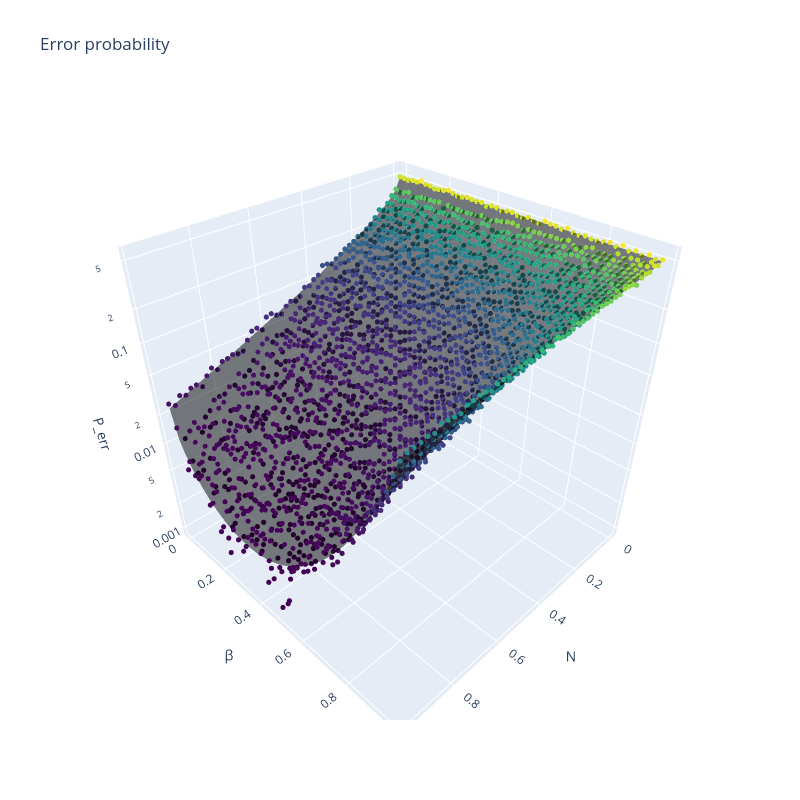

Notebook code cell kept with this figure:
### Markdown cell above
## Plot Data + Theory

### Code cell
# Create Mesh
N_mesh, beta_mesh = np.meshgrid(N_grid, beta_grid, indexing='ij')
p_err_theory = protocols.perr_homodyne(N_mesh, beta_mesh)

# Log scale for the probability
z_sim = p_err
z_theory = p_err_theory

# Figure
fig = go.Figure()
fig.add_trace(go.Scatter3d(x=N_mesh.ravel(), y=beta_mesh.ravel(), z=z_sim.ravel(), mode='markers', marker=dict(size=3, color=z_sim.ravel(), colorscale='Viridis', opacity=1), name="Simulation"))
fig.add_trace(go.Surface(x=N_mesh, y=beta_mesh, z=z_theory, colorscale="Greys_r", opacity=0.5, showscale=False))

# Figure settings
fig.update_layout(
    title="Error probability", 
    scene=dict(xaxis_title="N", 
               yaxis_title="β",  
               zaxis=dict(title="P_err", type="log")), 
                width=800, 
                height=800
                )
fig.show()

### Figure 1 — Plotly figure (JSON) as saved in the notebook; plotly's stock layout.template omitted (floating-point values rounded to 4 significant figures; data arrays with more than 128 entries replaced by an {"elided": "..."} marker saying what was removed)
{"data": [{"marker": {"color": {"elided": "2500 float values"}, "colorscale": [[0, "#440154"], [0.1111, "#482878"], [0.2222, "#3e4989"], [0.3333, "#31688e"], [0.4444, "#26828e"], [0.5556, "#1f9e89"], [0.6667, "#35b779"], [0.7778, "#6ece58"], [0.8889, "#b5de2b"], [1, "#fde725"]], "opacity": 1, "size": 3}, "mode": "markers", "name": "Simulation", "type": "scatter3d", "x": {"elided": "2500 float values"}, "y": {"elided": "2500 float values"}, "z": {"elided": "2500 float values"}}, {"colorscale": [[0, "rgb(0,0,0)"], [0.125, "rgb(37,37,37)"], [0.25, "rgb(82,82,82)"], [0.375, "rgb(115,115,115)"], [0.5, "rgb(150,150,150)"], [0.625, "rgb(189,189,189)"], [0.75, "rgb(217,217,217)"], [0.875, "rgb(240,240,240)"], [1, "rgb(255,255,255)"]], "opacity": 0.5, "showscale": false, "type": "surface", "x": {"elided": "50x50 float values"}, "y": {"elided": "50x50 float values"}, "z": {"elided": "50x50 float values"}}], "layout": {"height": 800, "scene": {"xaxis": {"title": {"text": "N"}}, "yaxis": {"title": {"text": "β"}}, "zaxis": {"title": {"text": "P_err"}, "type": "log"}}, "title": {"text": "Error probability"}, "width": 800}}
